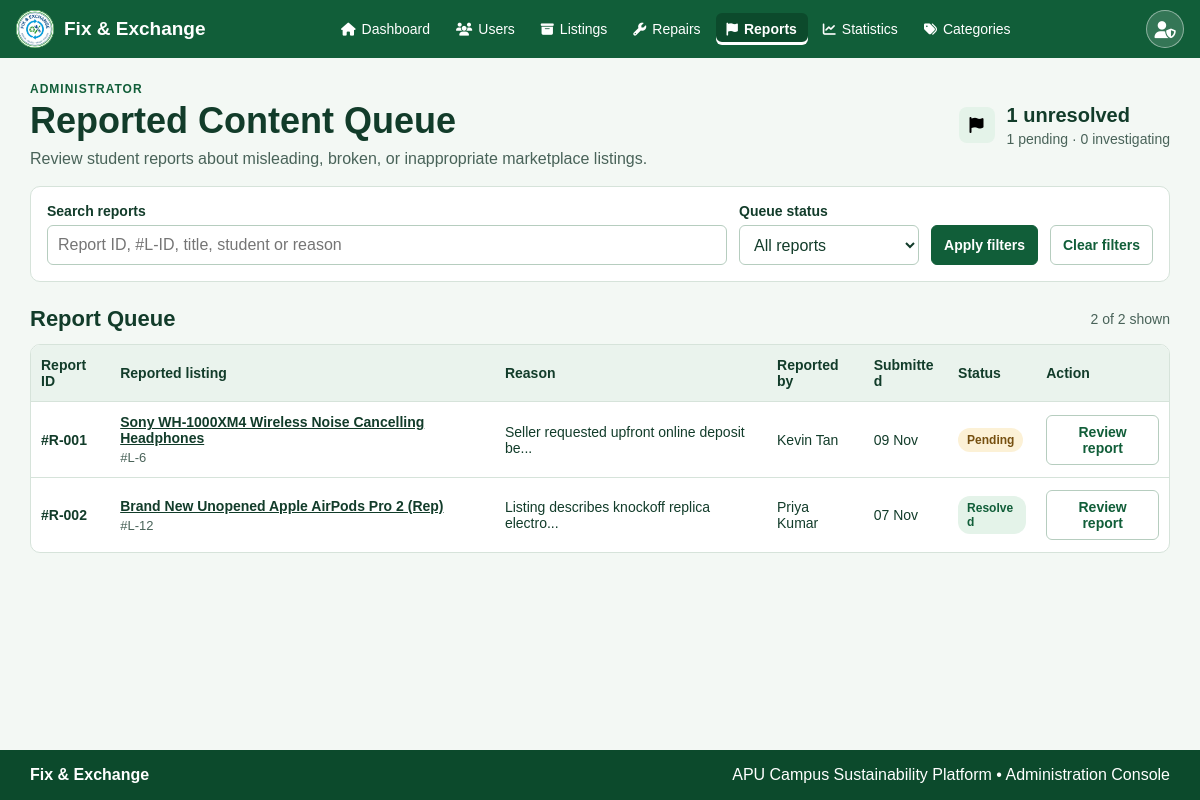
The app's page /src/admin/adminReports.php (signed in) with its own data.
### tables this page shows
CREATE TABLE IF NOT EXISTS reported_issues (
    report_id INT AUTO_INCREMENT PRIMARY KEY,
    reporter_id INT NOT NULL,
    listing_id INT NOT NULL,
    reason TEXT NOT NULL,
     
    status VARCHAR(20) NOT NULL DEFAULT 'Pending',
    handled_by INT,
    created_at DATETIME NOT NULL DEFAULT CURRENT_TIMESTAMP,
    resolved_at DATETIME,
    FOREIGN KEY (reporter_id) REFERENCES users(user_id),
    FOREIGN KEY (listing_id) REFERENCES item_listings(listing_id),
    FOREIGN KEY (handled_by) REFERENCES users(user_id)
);

CREATE TABLE IF NOT EXISTS item_listings (
    listing_id INT AUTO_INCREMENT PRIMARY KEY,
    seller_id INT NOT NULL,
    category_id INT NOT NULL,
    title VARCHAR(150) NOT NULL,
    description TEXT NOT NULL,
     
    price DECIMAL(10, 2),
     
    listing_type VARCHAR(20) NOT NULL,
     
    status VARCHAR(20) NOT NULL DEFAULT 'Available',
    created_at DATETIME NOT NULL DEFAULT CURRENT_TIMESTAMP,
    FOREIGN KEY (seller_id) REFERENCES users(user_id),
    FOREIGN KEY (category_id) REFERENCES categories(category_id)
);

CREATE TABLE IF NOT EXISTS users (
    user_id INT AUTO_INCREMENT PRIMARY KEY,
    full_name VARCHAR(100) NOT NULL,
    email VARCHAR(255) NOT NULL UNIQUE,
    password_hash VARCHAR(255) NOT NULL,
    role VARCHAR(20) NOT NULL DEFAULT 'Student',
     
    account_status VARCHAR(20) NOT NULL DEFAULT 'Active',
    total_points INT NOT NULL DEFAULT 0,
    created_at DATETIME NOT NULL DEFAULT CURRENT_TIMESTAMP,
    tp_number VARCHAR(20) NOT NULL UNIQUE,
    phone_number VARCHAR(30),
    intake_code VARCHAR(50),
    academic_program VARCHAR(100)
);

### includes/auth-check.php (called while the page is built, shortened)
<?php
if (!function_exists('escape_html')) {
    function escape_html($text): string
    {
        return htmlspecialchars((string) $text, ENT_QUOTES, 'UTF-8');
    }
}

### src/admin/adminReports.php (the view, shortened to what this page needs)
<?php
require __DIR__ . '/../../includes/auth-check.php';
require __DIR__ . '/../../includes/admin-helpers.php';
$reports = [];
$repSql = "SELECT rep.*, il.title AS listing_title, il.status AS listing_status, il.price, il.listing_type,
    u.full_name AS reporter_name, u.tp_number AS reporter_tp, u.email AS reporter_email,
    admin_user.full_name AS handler_name
    FROM reported_issues rep
    JOIN item_listings il ON il.listing_id = rep.listing_id
    JOIN users u ON u.user_id = rep.reporter_id
    LEFT JOIN users admin_user ON admin_user.user_id = rep.handled_by
    ORDER BY FIELD(rep.status, 'Pending', 'Investigating', 'Resolved', 'Dismissed'), rep.report_id DESC";
$repRes = mysqli_query($conn, $repSql);
while ($row = mysqli_fetch_assoc($repRes)) {
    $reports[] = $row;
}
$reportStatuses = [
    'unresolved' => 'Unresolved',
    'Pending' => 'Pending',
    'Investigating' => 'Investigating',
    'Resolved' => 'Resolved',
    'Dismissed' => 'Dismissed',
];
$search = trim($_GET['q'] ?? '');
$status = $_GET['status'] ?? '';
if (!is_string($status) || !isset($reportStatuses[$status])) {
    $status = '';
}
$listingId = filter_input(INPUT_GET, 'listing', FILTER_VALIDATE_INT, ['options' => ['min_range' => 1]]) ?: 0;
$filteredReports = [];
$pendingCount = 0;
$investigatingCount = 0;
foreach ($reports as $report) {
    if ($report['status'] === 'Pending') {
        $pendingCount++;
    } elseif ($report['status'] === 'Investigating') {
        $investigatingCount++;
    }
    $reference = sprintf('#R-%03d', (int) $report['report_id']);
    $searchText = $reference . ' #L-' . $report['listing_id'] . ' ' . $report['listing_title'] . ' ' . $report['reporter_name'] . ' ' . $report['reason'];
    $isUnresolved = in_array($report['status'], ['Pending', 'Investigating'], true);
    $matchesSearch = $search === '' || stripos($searchText, $search) !== false;
    $matchesStatus = $status === '' || $status === $report['status'] || ($status === 'unresolved' && $isUnresolved);
    $matchesListing = $listingId === 0 || $listingId === (int) $report['listing_id'];
    if ($matchesSearch && $matchesStatus && $matchesListing) {
        $filteredReports[] = $report;
    }
}
$hasFilters = $search !== '' || $status !== '' || $listingId !== 0;
$resultsUrl = 'adminReports.php?' . http_build_query([
    'q' => $search,
    'status' => $status,
    'listing' => $listingId,
]);
?>
<main class="dashboardMain">
    <div class="reportsPageHeading">
        <div>
            <p class="reportsPageLabel">Administrator</p>
            <h1>Reported Content Queue</h1>
            <p>Review student reports about misleading, broken, or inappropriate marketplace listings.</p>
        </div>
        <div class="reportsTotals">
            <span class="summaryIcon" aria-hidden="true">
                <i class="fa-solid fa-flag"></i>
            </span>
            <div>
                <strong><?= $pendingCount + $investigatingCount ?> unresolved</strong>
                <small><?= $pendingCount ?> pending &middot; <?= $investigatingCount ?> investigating</small>
            </div>
        </div>
    </div>
    <form class="reportsFilters" action="adminReports.php" method="get">
        <div class="reportsSearch">
            <label for="reportSearch">Search reports</label>
            <input id="reportSearch" type="search" name="q" value="<?= escape_html($search) ?>" placeholder="Report ID, #L-ID, title, student or reason">
        </div>
        <div class="reportsFilter">
            <label for="reportStatus">Queue status</label>
            <select id="reportStatus" name="status">
                <option value="">All reports</option>
            </select>
        </div>
        <button class="reportsButton reportsApplyButton" type="submit">Apply filters</button>
        <a class="reportsButton" href="adminReports.php">Clear filters</a>
    </form>
    <section class="reportsResults" id="reportResults">
        <div class="reportsResultsHeading">
            <h2>Report Queue</h2>
            <span><?= count($filteredReports) ?> of <?= count($reports) ?> shown</span>
        </div>
        <?php if (empty($filteredReports)): ?>
            <p class="reportsEmpty"><?= $hasFilters ? 'No reports match your filters.' : 'No reports filed yet.' ?></p>
        <?php else: ?>
            <div class="reportsTableContainer">
                <table class="reportsTable">
                    <thead>
                        <tr>
                            <th scope="col">Report ID</th>
                            <th scope="col">Reported listing</th>
                            <th scope="col">Reason</th>
                            <th scope="col">Reported by</th>
                            <th scope="col">Submitted</th>
                            <th scope="col">Status</th>
                            <th scope="col">Action</th>
                        </tr>
                    </thead>
                    <tbody>
                        <?php foreach ($filteredReports as $rep): ?>
                            <tr>
                                <th scope="row"><?= sprintf('#R-%03d', (int) $rep['report_id']) ?></th>
                                <td>
                                    <a href="adminListings.php?listing=<?= (int) $rep['listing_id'] ?>#listingDetails" style="font-weight: 600; color: #123c2a;">
                                        <?= escape_html($rep['listing_title']) ?>
                                    </a>
                                    <small class="reportReference">#L-<?= (int) $rep['listing_id'] ?></small>
                                </td>
                                <td>
                                    <?= escape_html(mb_strimwidth($rep['reason'], 0, 45, '...')) ?>
                                </td>
                                <td>
                                    <?= escape_html($rep['reporter_name']) ?>
                                </td>
                                <td>
                                    <?= date('d M', strtotime($rep['created_at'])) ?>
                                </td>
                                <td>
                                    <span class="reportStatusBadge <?= escape_html(strtolower($rep['status'])) ?>">
                                        <?= escape_html($rep['status']) ?>
                                    </span>
                                </td>
                                <td>
                                    <a class="reportsButton" href="<?= escape_html($resultsUrl . '&report=' . (int) $rep['report_id']) ?>#reportDetails">
                                        Review report
                                    </a>
                                </td>
                            </tr>
                        <?php endforeach; ?>
                    </tbody>
                </table>
            </div>
        <?php endif; ?>
    </section>
</main>

### records on screen
reported_issues: report_id "001", listing.title "Sony WH-1000XM4 Wireless Noise Cancelling Headphones", listing "6", reason "Seller requested upfront online deposit be...", reporter.full_name "Kevin Tan", created_at "09 Nov", status "Pending"
reported_issues: report_id "002", listing.title "Brand New Unopened Apple AirPods Pro 2 (Rep)", listing "12", reason "Listing describes knockoff replica electro...", reporter.full_name "Priya Kumar", created_at "07 Nov", status "Resolved"

### other values on screen
$pendingCount + $investigatingCount "1"
$pendingCount "1"
$investigatingCount "0"
count($filteredReports) "2"
count($reports) "2"
